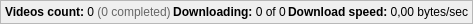
     <widget class="QFrame" name="frmInformation">
      <property name="minimumSize">
       <size>
        <width>16</width>
        <height>24</height>
       </size>
      </property>
      <property name="maximumSize">
       <size>
        <width>16777215</width>
        <height>24</height>
       </size>
      </property>
      <property name="styleSheet">
       <string notr="true">#frmInformation{background: white;}</string>
      </property>
      <property name="frameShape">
       <enum>QFrame::StyledPanel</enum>
      </property>
      <layout class="QGridLayout">
       <property name="leftMargin">
        <number>4</number>
       </property>
       <property name="topMargin">
        <number>2</number>
       </property>
       <property name="rightMargin">
        <number>4</number>
       </property>
       <property name="bottomMargin">
        <number>2</number>
       </property>
       <property name="spacing">
        <number>2</number>
       </property>
       <item row="0" column="0">
        <widget class="QLabel" name="lblVideosCount">
         <property name="text">
          <string>&lt;b&gt;Videos count:&lt;/b&gt; 0 &lt;span style=&quot;color:#666666;&quot;&gt;(0 completed)&lt;/span&gt;</string>
         </property>
        </widget>
       </item>
       <item row="0" column="2">
        <widget class="QLabel" name="lblDownloadingCount">
         <property name="styleSheet">
          <string notr="true"/>
         </property>
         <property name="text">
          <string>&lt;b&gt;Downloading:&lt;/b&gt; 0 of 0</string>
         </property>
         <property name="alignment">
          <set>Qt::AlignCenter</set>
         </property>
        </widget>
       </item>
       <item row="0" column="4">
        <widget class="QLabel" name="lblDownloadSpeed">
         <property name="text">
          <string>&lt;b&gt;Download speed:&lt;/b&gt; 0,00 bytes/sec</string>
         </property>
         <property name="alignment">
          <set>Qt::AlignRight|Qt::AlignTrailing|Qt::AlignVCenter</set>
         </property>
        </widget>
       </item>
      </layout>
     </widget>
